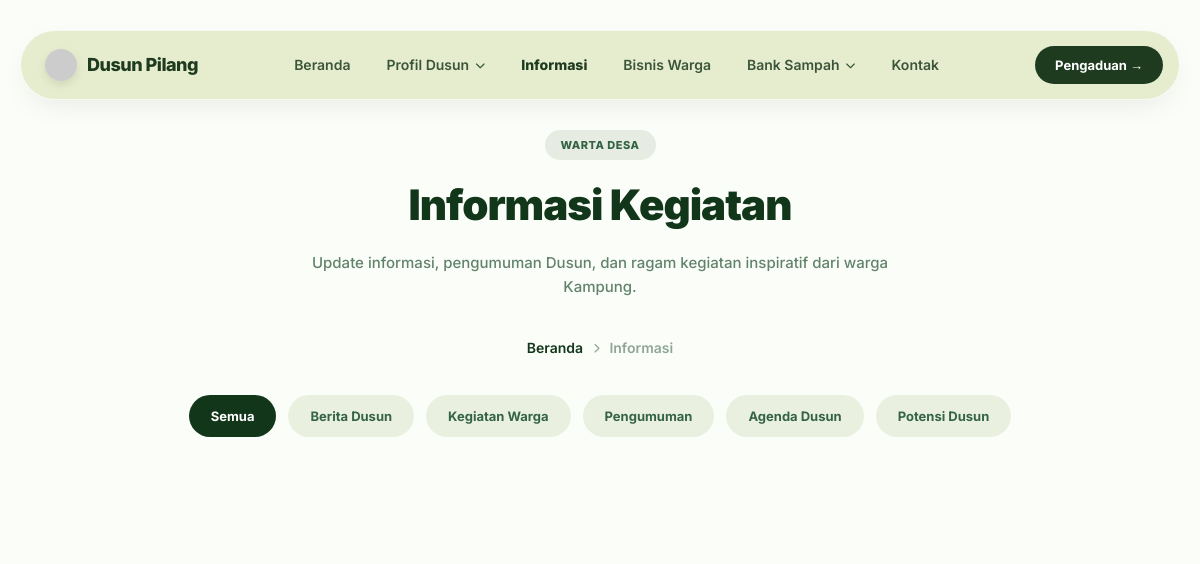
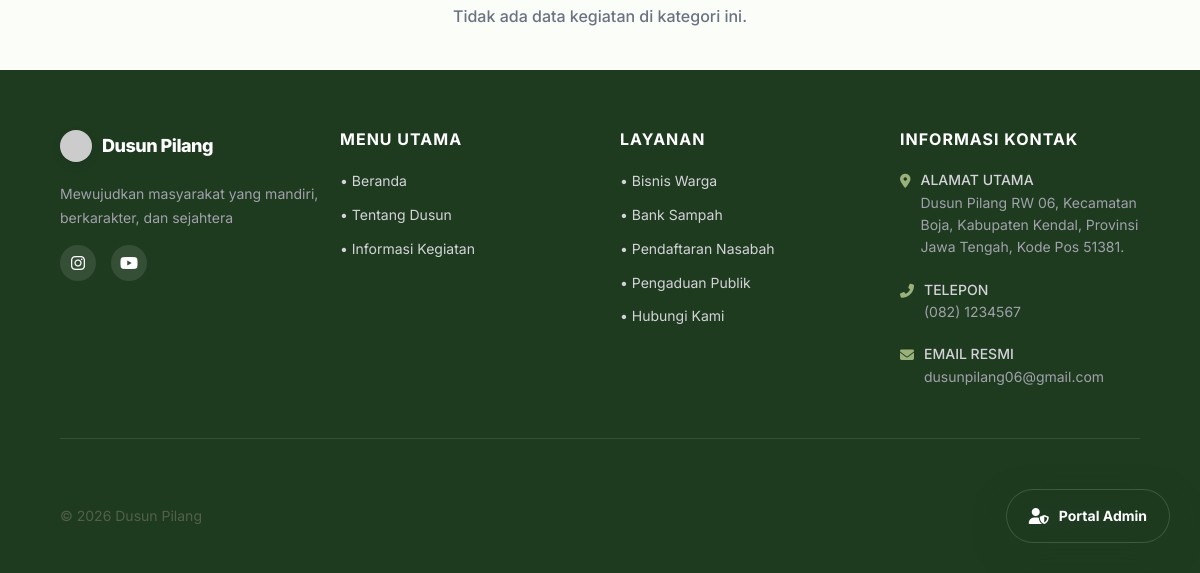
Before: /informasi_kegiatan.php with the older database file (2 pictures, top to bottom).
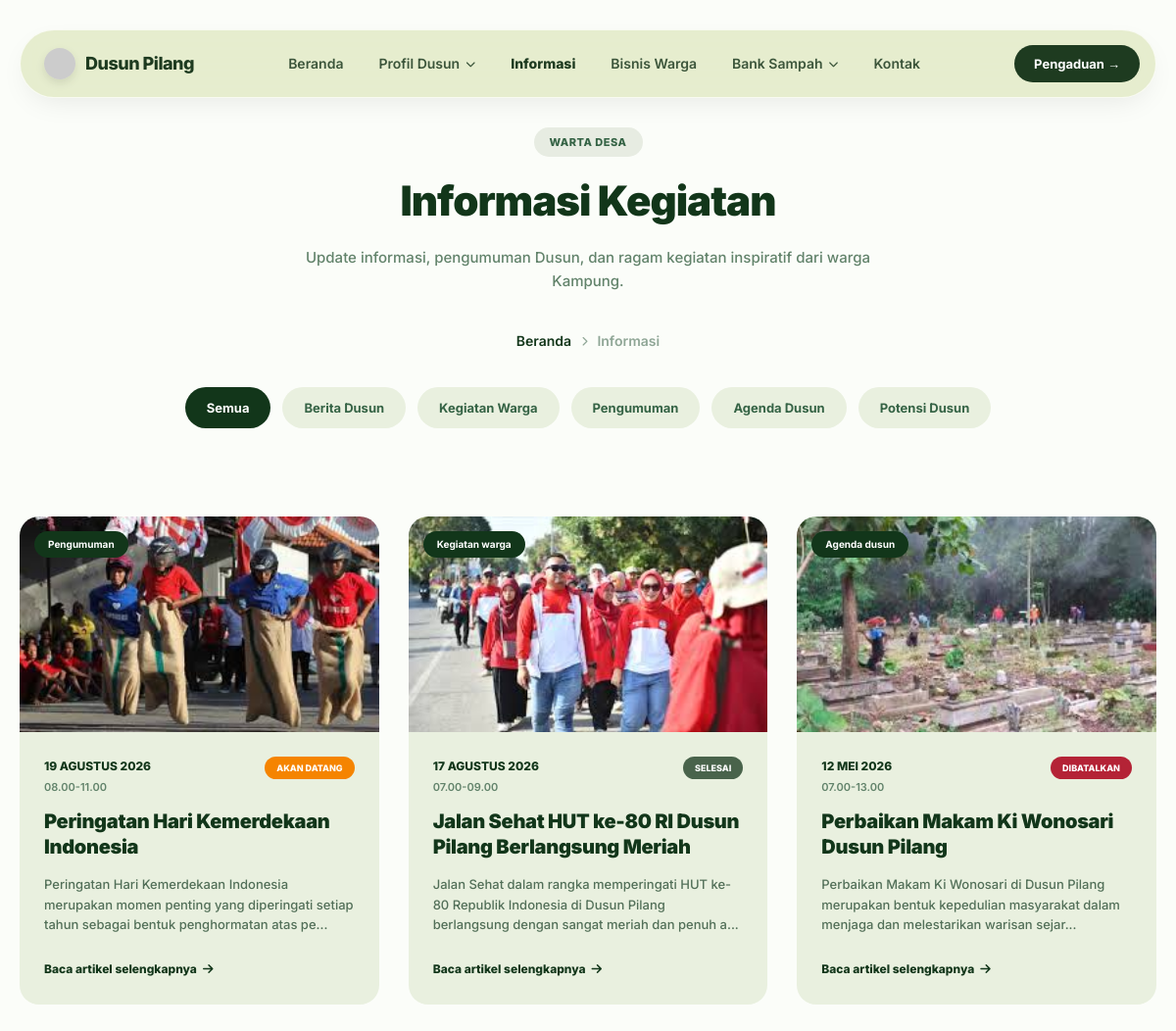
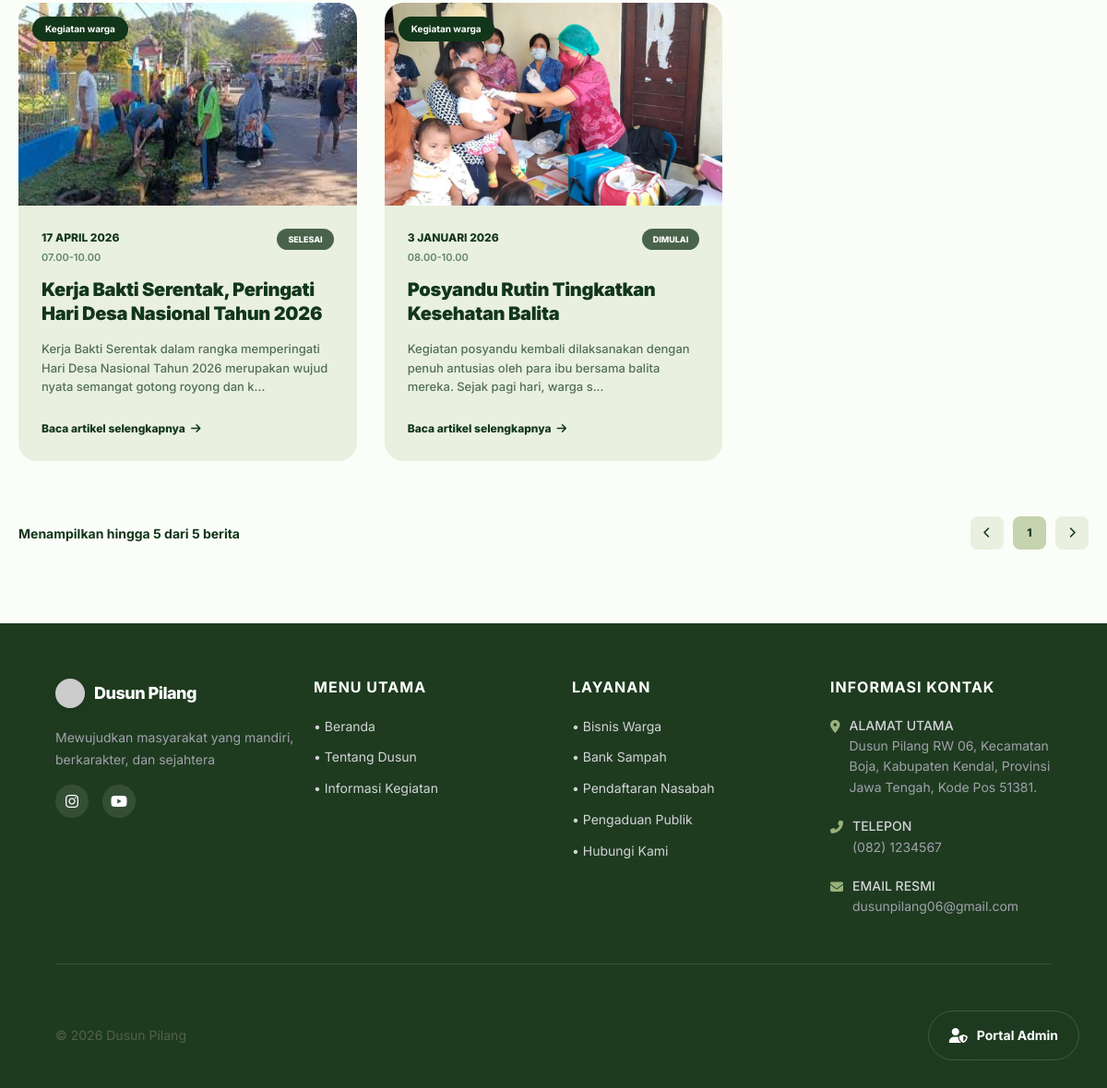
After: the same page with the newer database file (2 pictures, top to bottom).
### tables this page shows
CREATE TABLE `t_kegiatan_dusun` (
  `id_kegiatan` int NOT NULL,
  `judul` varchar(100) DEFAULT NULL,
  `foto` varchar(225) DEFAULT NULL,
  `keterangan` text,
  `tanggal` date DEFAULT NULL,
  `lokasi` varchar(225) DEFAULT NULL,
  `penyelenggara` varchar(100) DEFAULT NULL,
  `waktu_mulai` time DEFAULT NULL,
  `waktu_selesai` time DEFAULT NULL,
  `jenis_kegiatan` varchar(50) DEFAULT NULL,
  `status` enum('akan_datang','dimulai','ditunda','selesai','dibatalkan') DEFAULT NULL,
  `created_at` timestamp NULL DEFAULT CURRENT_TIMESTAMP,
  `updated_at` timestamp NULL DEFAULT CURRENT_TIMESTAMP ON UPDATE CURRENT_TIMESTAMP
);

### informasi_kegiatan.php (the view, shortened to what the changed rows need)
<?php
require_once 'config.php';
$limit = 9;
$page = isset($_GET['page']) ? (int)$_GET['page'] : 1;
$start = ($page > 1) ? ($page * $limit) - $limit : 0;
$kategori_filter = isset($_GET['kategori']) ? $_GET['kategori'] : '';
$where_clause = "";
$query_count = "SELECT COUNT(*) as total FROM t_kegiatan_dusun" . $where_clause;
$result_count = mysqli_query($conn, $query_count);
$row_count = mysqli_fetch_assoc($result_count);
$total = $row_count['total'];
$pages = ceil($total / $limit);
$query = "SELECT * FROM t_kegiatan_dusun" . $where_clause . " ORDER BY tanggal DESC LIMIT $start, $limit";
$result = mysqli_query($conn, $query);
$kategories = ['Semua', 'Berita Dusun', 'Kegiatan Warga', 'Pengumuman', 'Agenda Dusun', 'Potensi Dusun'];
?>
<!DOCTYPE html>
<html lang="id">
<head>
    <link rel="stylesheet" href="https://cdnjs.cloudflare.com/ajax/libs/font-awesome/6.4.0/css/all.min.css">
    <link rel="stylesheet" href="style.css">
</head>
<body>
    <div class="header-section">
        <h1 class="informasi-title">Informasi Kegiatan</h1>
        <div class="filter-container">
            <?php foreach($kategories as $kat): ?>
                <?php
                    $isActive = ($kategori_filter == $kat) || (empty($kategori_filter) && $kat == 'Semua');
                    $activeClass = $isActive ? 'active' : '';
                    $katUrl = ($kat == 'Semua') ? 'informasi_kegiatan.php' : 'informasi_kegiatan.php?kategori=' . urlencode($kat);
                ?>
                <a href="<?php echo htmlspecialchars($katUrl); ?>" class="filter-pill <?php echo $activeClass; ?>">
                    <?php echo htmlspecialchars($kat); ?>
                </a>
            <?php endforeach; ?>
        </div>
    </div>
    <div class="kegiatan-grid">
        <?php
        if($result && mysqli_num_rows($result) > 0) {
            $mo = ['01'=>'JANUARI','02'=>'FEBRUARI','03'=>'MARET','04'=>'APRIL','05'=>'MEI','06'=>'JUNI','07'=>'JULI','08'=>'AGUSTUS','09'=>'SEPTEMBER','10'=>'OKTOBER','11'=>'NOVEMBER','12'=>'DESEMBER'];
            while($k = mysqli_fetch_array($result)) {
                $kategori = isset($k['jenis_kegiatan']) && !empty($k['jenis_kegiatan']) ? $k['jenis_kegiatan'] : 'Berita Dusun';
                $tgl_fmt = '';
                if($k['tanggal']) {
                    $time_parts = explode('-', $k['tanggal']);
                    if(count($time_parts) == 3) {
                        $tgl_fmt = (int)$time_parts[2] . ' ' . (isset($mo[$time_parts[1]]) ? $mo[$time_parts[1]] : $time_parts[1]) . ' ' . $time_parts[0];
                    } else {
                        $tgl_fmt = date('d M Y', strtotime($k['tanggal']));
                    }
                } else {
                    $tgl_fmt = 'AKAN DATANG';
                }
                $w_mulai = !empty($k['waktu_mulai']) ? date('H.i', strtotime($k['waktu_mulai'])) : '00.00';
                $w_selesai = !empty($k['waktu_selesai']) ? date('H.i', strtotime($k['waktu_selesai'])) : '00.00';
                $waktu_str = $w_mulai . '-' . $w_selesai;
                $keterangan_snippet = !empty($k['keterangan']) ? mb_strimwidth(strip_tags($k['keterangan']), 0, 130, "...") : '-';
                $status_kegiatan = str_replace('_', ' ', $k['status']);
                $status_raw = $k['status'];
                $bg_status = '#49634b';
                if($status_raw == 'akan_datang') $bg_status = '#f58400';
                elseif($status_raw == 'selesai') $bg_status = '#49634b';
                elseif($status_raw == 'dibatalkan') $bg_status = '#B42336';
                echo '<a href="detail_kegiatan.php?id='.intval($k['id_kegiatan']).'" class="activity-card">';
                echo '  <div class="card-img-container">';
                echo '      <span class="card-badge-left">'.htmlspecialchars($kategori).'</span>';
                echo '      <img src="assets/'.($k['foto']?$k['foto']:'placeholder.jpg').'" alt="'.htmlspecialchars($k['judul']).'" style="width: 100%; height: 100%; object-fit: cover;" onerror="this.src=\'https://images.unsplash.com/photo-1542601906990-b4d3fb778b09?ixlib=rb-1.2.1&auto=format&fit=crop&w=600&q=80\'">';
                echo '  </div>';
                echo '  <div class="card-body">';
                echo '      <div class="meta-row">';
                echo '          <div class="date-time">';
                echo '              <div class="meta-date">'.$tgl_fmt.'</div>';
                echo '              <div class="meta-time">'.$waktu_str.'</div>';
                echo '          </div>';
                echo '          <div class="status-badge" style="background: '.$bg_status.';">'.htmlspecialchars($status_kegiatan).'</div>';
                echo '      </div>';
                echo '      <h3 class="card-title">'.htmlspecialchars($k['judul']).'</h3>';
                echo '      <p class="card-desc">'.htmlspecialchars($keterangan_snippet).'</p>';
                echo '      <div class="read-more">Baca artikel selengkapnya <i class="fas fa-arrow-right"></i></div>';
                echo '  </div>';
                echo '</a>';
            }
        } else {
            echo '<div style="grid-column: 1 / -1; text-align: center; padding: 40px; color: #6b7280; font-weight: 500;">Tidak ada data kegiatan di kategori ini.</div>';
        }
        ?>
    </div>
    <?php if($total > 0): ?>
    <div class="pagination-container">
        <?php
            $end_item = min($start + $limit, $total);
            echo "<div>Menampilkan hingga {$end_item} dari {$total} berita</div>";
        ?>
        <div class="pagination-links">
            <?php
            $url_base = '?';
            $prev_page = max(1, $page - 1);
            echo '<a href="'.$url_base.'page='.$prev_page.'" class="page-link"><i class="fas fa-chevron-left"></i></a>';
            for($i = 1; $i <= $pages; $i++) {
                $activeClass = ($i == $page) ? 'active' : '';
                echo '<a href="'.$url_base.'page='.$i.'" class="page-link '.$activeClass.'">'.$i.'</a>';
            }
            $next_page = min($pages, $page + 1);
            echo '<a href="'.$url_base.'page='.$next_page.'" class="page-link"><i class="fas fa-chevron-right"></i></a>';
            ?>
        </div>
    </div>
    <?php endif; ?>
</body>
</html>

Changed rows visible on the page:
added t_kegiatan_dusun: jenis_kegiatan "Pengumuman", foto (picture), tanggal "19 AGUSTUS 2026", waktu_str "08.00-11.00", status "AKAN DATANG", judul "Peringatan Hari Kemerdekaan Indonesia", keterangan "Peringatan Hari Kemerdekaan Indonesia merupakan momen penting yang diperingati setiap tahun sebagai bentuk penghormatan atas pe..."
added t_kegiatan_dusun: jenis_kegiatan "Kegiatan warga", foto (picture), tanggal "17 AGUSTUS 2026", waktu_str "07.00-09.00", status "SELESAI", judul "Jalan Sehat HUT ke-80 RI Dusun Pilang Berlangsung Meriah", keterangan "Jalan Sehat dalam rangka memperingati HUT ke-80 Republik Indonesia di Dusun Pilang berlangsung dengan sangat meriah dan penuh a..."
added t_kegiatan_dusun: jenis_kegiatan "Agenda dusun", foto (picture), tanggal "12 MEI 2026", waktu_str "07.00-13.00", status "DIBATALKAN", judul "Perbaikan Makam Ki Wonosari Dusun Pilang", keterangan "Perbaikan Makam Ki Wonosari di Dusun Pilang merupakan bentuk kepedulian masyarakat dalam menjaga dan melestarikan warisan sejar..."
added t_kegiatan_dusun: jenis_kegiatan "Kegiatan warga", foto (picture), tanggal "17 APRIL 2026", waktu_str "07.00-10.00", status "SELESAI", judul "Kerja Bakti Serentak, Peringati Hari Desa Nasional Tahun 2026", keterangan "Kerja Bakti Serentak dalam rangka memperingati Hari Desa Nasional Tahun 2026 merupakan wujud nyata semangat gotong royong dan k..."
added t_kegiatan_dusun: jenis_kegiatan "Kegiatan warga", foto (picture), tanggal "3 JANUARI 2026", waktu_str "08.00-10.00", status "DIMULAI", judul "Posyandu Rutin Tingkatkan Kesehatan Balita", keterangan "Kegiatan posyandu kembali dilaksanakan dengan penuh antusias oleh para ibu bersama balita mereka. Sejak pagi hari, warga s..."
Other visible differences:
$end_item: (not shown) → "5"
$total: (not shown) → "5"
text no longer shown: "Tidak ada data kegiatan di kategori ini."
text now shown: "Menampilkan hingga dari berita"
new list line: "1"
